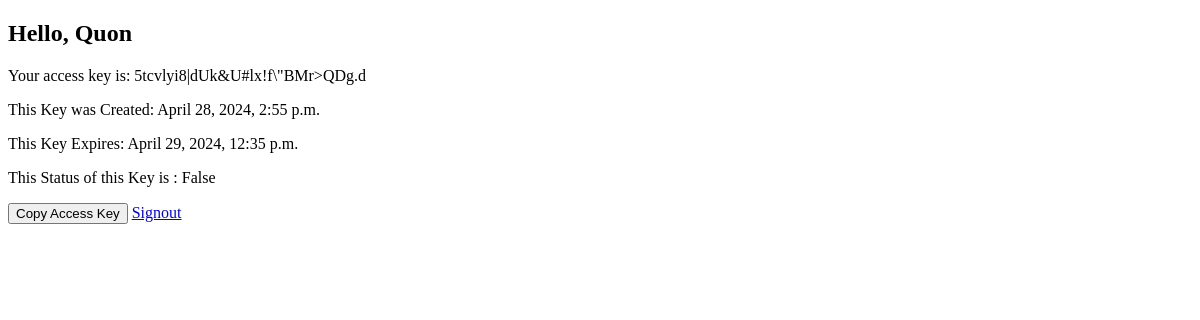
/generate_access_key/ (signed in), run on an earlier commit of the app's database.
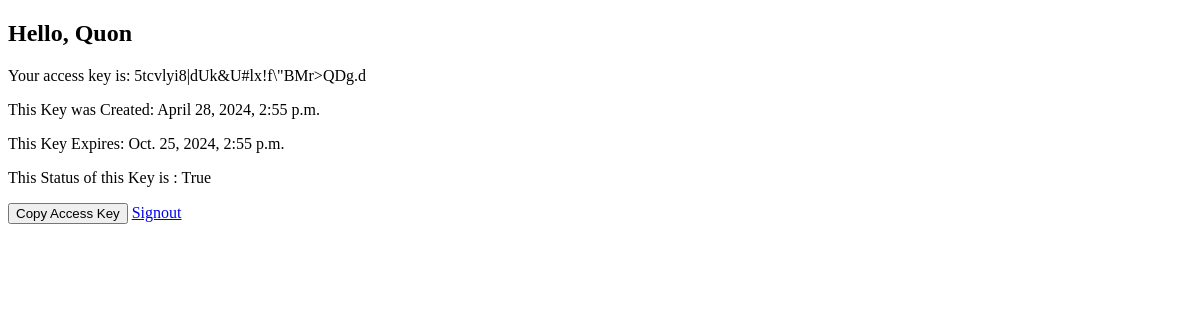
And on a later commit of the database.
### login/models.py (models this page shows, shortened)
class AccessKey(models.Model):
    user = models.ForeignKey(User, on_delete=models.CASCADE)
    key = models.CharField(max_length=20, unique=True)
    created_at = models.DateTimeField(auto_now_add=True)
    expiration_date = models.DateTimeField(default=timezone.now() + timedelta(days=180))
    is_active = models.BooleanField(default=True)
    def __str__(self):
        return self.key

### login/views.py (the view, shortened to what this page needs)
# urls.py: path('generate_access_key/', views.generate_access_key, name='generate_access_key'),
@login_required
def generate_access_key(request):
    access_key_instance = AccessKey.objects.filter(user=request.user).first()
    if access_key_instance:
        access_key = access_key_instance.key
        created_at = access_key_instance.created_at
        expiration_date = access_key_instance.expiration_date
        is_active=access_key_instance.is_active
    print (access_key_instance)
    return render(request, "login/index.html", {'access_key_instance': access_key_instance.key, 'created_at': created_at, 'expiration_date': expiration_date ,'is_active':is_active})

### templates/login/index.html (shortened to what this page needs)
<!DOCTYPE html>
<html>
<head>
    <link rel="stylesheet" href="">
</head>
<body>
    {% if not user.is_authenticated %}
        <h3>Welcome to Access Control</h3>
        <a href='/signin'>Signin</a>
        <br>
        <a href='/signup'>Don't have an account? SIGNUP</a>
        <br>
        <a href='/reset_password'>Forgot password?</a>
    {% else %}
        <h2>Hello, {{ user.first_name }}</h2>
        {% if access_key_instance is None %}
        <h3>Welcome to the Access Key generating site. Click the link below to buy your access key.</h3>
        <a href="/generate_access_key" class="btn btn-primary">Buy Now!</a><br/><br/>
        <a href='/signout'>Signout</a>
        {% else %}
            <p>Your access key is: <span id="access-key">{{ access_key_instance}}</span></p>
            <p>This Key was Created: <span id="created-at">{{ created_at }}</span></p>
            <p>This Key Expires: <span id="expiration-date">{{ expiration_date }}</span></p>
            <p>This Status of this Key is : <span id="is-active">{{ is_active }}</span></p>
            <button onclick="copyToClipboard()">Copy Access Key</button>
            <a href='/signout'>Signout</a>
        {% endif %}
    {% endif %}
</body>
</html>

What changed in the data, as far as the page shows it:
changed AccessKey "5tcvlyi8|dUk&U#lx!f\\\"BMr>QDg.d": expiration_date "April 29, 2024, 12:35 p.m." → "Oct. 25, 2024, 2:55 p.m."
Also different on the page:
{{ is_active }}: "False" → "True"
